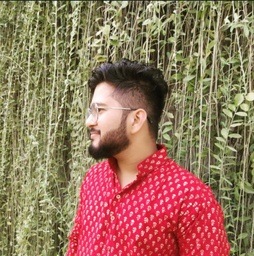
#> input picture vrushaket.jpeg, 254 x 256 px, shrunk from 714 x 721 before the run, found by its file name
$ python Assignment-6.py
#> lines starting #> are read from the running program, lines starting #| are printed output that depends on the picture
# BT19ECE034
# Assignment 6:
# Contrast Manipulation on an Image

# Importing required libraries
import math
import numpy as np
import cv2

path = r"C:\Users\USER\Desktop\wallpapers\vrushaket.jpeg" #declaring path of image
image = cv2.imread(path)                                  #Reading the image
#> image is the input picture: shape (256, 254, 3); mean B, G, R 93.3, 116.8, 151.3
m,n,v = image.shape
#> m = 256; n = 254; v = 3
Increased_contrast = np.zeros(image.shape, image.dtype)
Decreased_contrast = np.zeros(image.shape, image.dtype)

alpha_1 = 1.6 # Simple contrast control for High Contrast
alpha_2 = 0.7 # Simple contrast control for Low Contrast
beta = 0    # Simple brightness control

for y in range(image.shape[0]):
    for x in range(image.shape[1]):
        for c in range(image.shape[2]):
            Decreased_contrast[y,x,c] = np.clip(alpha_2*image[y,x,c] + beta, 0, 255)
            Increased_contrast[y,x,c] = np.clip(alpha_1*image[y,x,c] + beta, 0, 255)
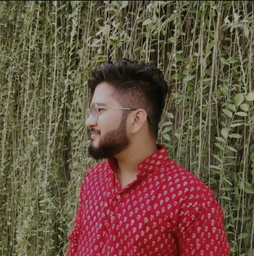
#> Decreased_contrast: shape (256, 254, 3); mean B, G, R 64.8, 81.3, 105.5
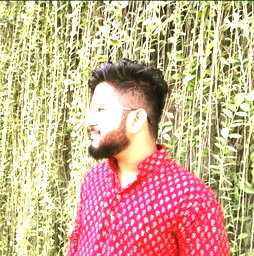
#> Increased_contrast: shape (256, 254, 3); mean B, G, R 145.5, 175.6, 209.2

#Dispalying Images
cv2.imshow("Original Image",image)
cv2.imshow("Contrast Increased Image", Increased_contrast)
cv2.imshow("Contrast Decreased Image", Decreased_contrast)
cv2.waitKey(0)
cv2.destroyAllWindows()
